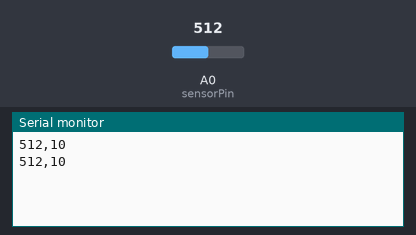
A sketch run on a simulated Arduino Uno, built with avr-gcc and run on an emulated ATmega328P. Parts: the last lines printed to the serial monitor. Inputs (shaded band) come from the test bench; at power-on: A0 (sensorPin) = 512.

Above: at 2.8 s.
2.9 s: A0 (sensorPin) set to 716
At 4.8 s:
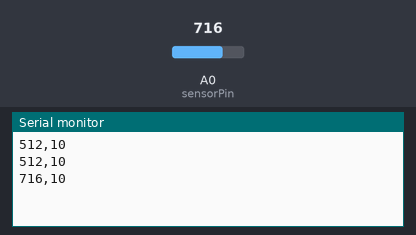
5.6 s: A0 (sensorPin) set to 900
At 6.7 s:
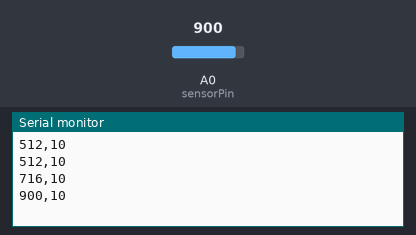
Timing chart, 0 to 8.6 s (numbered marks = the images above; inputs shaded):
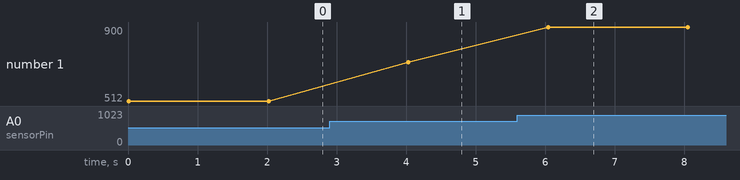

The sketch:

weatherStationTry_ard.ino
```cpp
#include <AltSoftSerial.h>
#include <SoftwareSerial.h>
// Sensor pins
#define sensorPower 7
#define sensorPin A0

// Value for storing water level
int val = 0;
AltSoftSerial mod;
SoftwareSerial espSerial(4, 5);
unsigned long level;
void setup() {
   Serial.begin(115200);
  espSerial.begin(115200);
  mod.begin(9600);
  // Set D7 as an OUTPUT
  pinMode(sensorPower, OUTPUT);

  // Set to LOW so no power flows through the sensor
  digitalWrite(sensorPower, LOW);

}

void loop() {
  //get the reading from the function below and print it
  level = readSensor();
   int samp = 10.00;
   float actual_val = map(level,186,0,0,100);
  Serial.println(String(level)+","+ String(samp));

  delay(2000);
}

//This is a function used to get the reading
int readSensor() {
  digitalWrite(sensorPower, HIGH);  // Turn the sensor ON
  delay(10);              // wait 10 milliseconds
  val = analogRead(sensorPin);    // Read the analog value form sensor
  digitalWrite(sensorPower, LOW);   // Turn the sensor OFF
  return val;             // send current reading
}
```

Measured:
- after the input at 2.9 s, the serial monitor: prints a new line after 1.1 s (image 1)
- after the input at 5.6 s, the serial monitor: prints a new line after 0.44 s (image 2)
- plotted number 1: 512 → 716 after the input at 2.9 s, 716 → 900 after the input at 5.6 s
